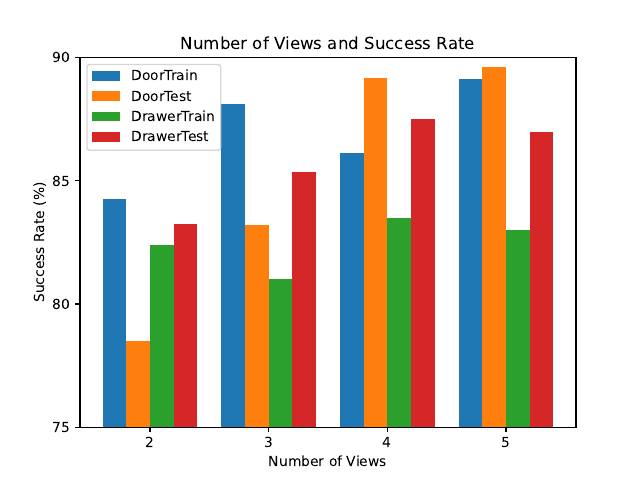

Write Python code to recreate this figure.
import matplotlib.pyplot as plt
import numpy as np

# Number of views
x = [2, 3, 4, 5]
# OpenCabinetTrain
y1 = [84.25, 88.125, 86.125, 89.125]
# OpenCabinetTest
y2 = [78.5, 83.1875, 89.1875, 89.625]
# OpenDrawerTrain
y3 = [82.375, 81.0, 83.5, 83.0]
# OpenDrawerTest
y4 = [83.25, 85.375, 87.5, 87.0]

x = np.array(x)
y1 = np.array(y1)
y2 = np.array(y2)
y3 = np.array(y3)
y4 = np.array(y4)

# plt.plot(x, y1, label="OpenCabinetTrain")
# plt.plot(x, y2, label="OpenCabinetTest")

# plt.plot(x, y3, label="OpenDrawerTrain")
# plt.plot(x, y4, label="OpenDrawerTest")
total_width, n = 0.8, 4
width = total_width / n
x = x - (total_width - width) / 2
plt.bar(x, y1, width=width, label="DoorTrain")
plt.bar(x + width, y2, width=width, label="DoorTest")
plt.bar(x + 2*width, y3, width=width, label="DrawerTrain")
plt.bar(x + 3*width, y4, width=width, label="DrawerTest")

# Set x axis to integer only
plt.xticks(np.arange(2, 6, 1.0))
plt.yticks(np.arange(0, 101, 5.0))
plt.ylim(75, 90)

plt.xlabel("Number of Views")
plt.ylabel("Success Rate (%)")
plt.title("Number of Views and Success Rate")
plt.legend()
# plt.show()
plt.savefig("num_views.pdf")